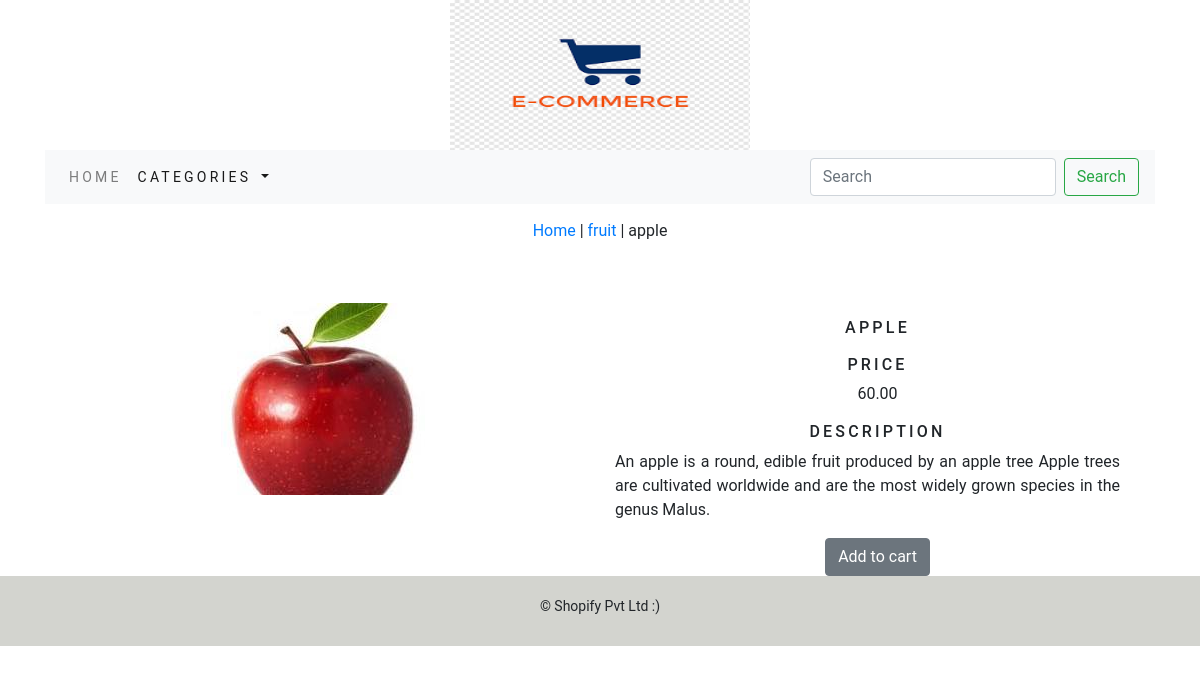
The app's page /shop/fruit/apple/ with its own data.
### shop/models.py (models this page shows, shortened)
class Product(models.Model):
    name = models.CharField(max_length=250, unique=True)
    slug = models.CharField(max_length=250, unique=True)
    description = models.TextField(blank=True)
    price=models.DecimalField(max_digits=10,decimal_places=2)
    category=models.ForeignKey(Category,on_delete=models.CASCADE)
    image = models.ImageField(upload_to='product', blank=True)
    stock=models.IntegerField()
    available=models.BooleanField(default=True)
    created=models.DateTimeField(auto_now_add=True)
    updated=models.DateTimeField(auto_now_add=True)
    class Meta:
        ordering = ('name',)
        verbose_name = 'product'
        verbose_name_plural = 'products'
    def get_url(self):
        return reverse('shop:prodCatDetail',args=[self.category.slug,self.slug])

class Category(models.Model):
    name=models.CharField(max_length=250,unique=True)
    slug=models.CharField(max_length=250,unique=True)
    description=models.TextField(blank=True)
    image=models.ImageField(upload_to='category',blank=True)
    class Meta:
        ordering=('name',)
        verbose_name='category'
        verbose_name_plural='categories'
    def get_url(self):
        return reverse('shop:products_by_category',args=[self.slug])
    def __str__(self):
        return '{}'.format(self.name)

### shop/views.py (the view)
# urls.py: path('<slug:c_slug>/<slug:product_slug>/',views.prodDetail,name='prodCatDetail'),
def prodDetail(request,c_slug,product_slug):
    try:
        product=Product.objects.get(category__slug=c_slug,slug=product_slug)
    except Exception as e:
        raise e
    return render(request,'product.html',{'product':product})

### cart/context_processors.py (called while the page is built)
def counter(request):
    item_count=0
    if 'admin' in request.path:
        return {}
    else:
        try:
            cart=Cart.objects.filter(cart_id=_cart_id(request))
            car_items=CartItem.objects.all().filter(cart=cart[:1])
            for cart_item in car_items:
                item_count += cart_item.quantity
        except Cart.DoesNotExist:
            item_count = 0
    return dict(item_count=item_count)

### cart/views.py (called while the page is built)
def _cart_id(request):
    cart=request.session.session_key
    if not cart:
        cart=request.session.create()
    return cart

### shop/context_processors.py (called while the page is built)
def menu_links(request):
    links=Category.objects.all()
    return dict(links=links)

### templates/product.html (shortened to what this page needs)
{% extends 'base.html' %}
{% load static %}
{% block body %}
<div class="row  my_prod">
        <div class="mx-auto">
            <p>
                <a href="{% url 'shop:allProdCat' %}">Home </a>|<a href="{{product.category.get_url}}"> {{product.category}} </a>| {{product.name}}
            </p>
        </div>
</div>
<div class="container">
<br>
<div class="row">
    <div class="col-12 col-md-12 col-sm-12 col-lg-6 text-center">
        <div style="min-width:18rem;">
            <a href="{{product.get_url}}"><img src="{{product.image.url}}" alt="{{product.name}}"></a>
        </div>
    </div>
        <div class=" col-12 col-md-12 col-sm-12 col-lg-6 text-center">
            <div>
            <h1 class="my_title_prod">{{product.name}}</h1>
            <h5 class=" my_title">Price</h5>
            <p>{{product.price}}</p>
            <h4 class="my_title" >Description</h4>
            <p class="text-justify my_text_prod">{{product.description}}</p>
            {% if product.stock <= 0 %}
            <p class="text-justify my_text_prod "><b>Out of stock</b></p>
            {% else %}
            <a class="btn btn-secondary" href="{% url 'cart:add_cart' product.id %}">Add to cart</a>
            {% endif %}
            </div>
        </div>
    </div>
</div>
{% endblock %}

### static/css/custom.css (style rules this page uses)
body { font-family: 'Roboto', sans-serif; }
.my_title { letter-spacing: .2rem; font-size:16px; text-transform:uppercase; }
.my_prod { padding-top:15px; padding-bottom:20px; }
.my_title_prod { letter-spacing: .2rem; font-size:16px; text-transform:uppercase; padding-top:15px; padding-bottom:10px; }
.my_text_prod { padding-right:20px; }

### records on screen
Product: category "fruit", name "apple", image (picture), name "APPLE", price "60.00", description "An apple is a round, edible fruit produced by an apple tree Apple trees are cultivated worldwide and are the most widely grown species in the genus Malus."
